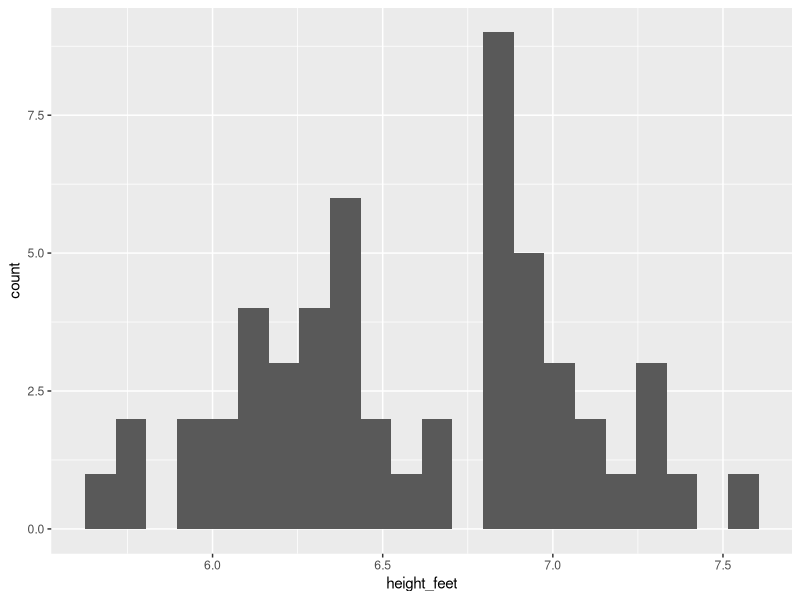
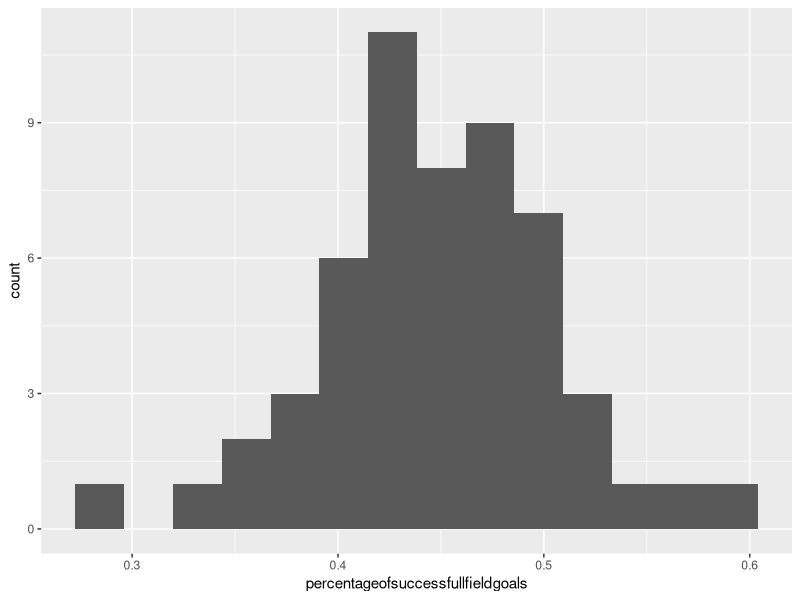
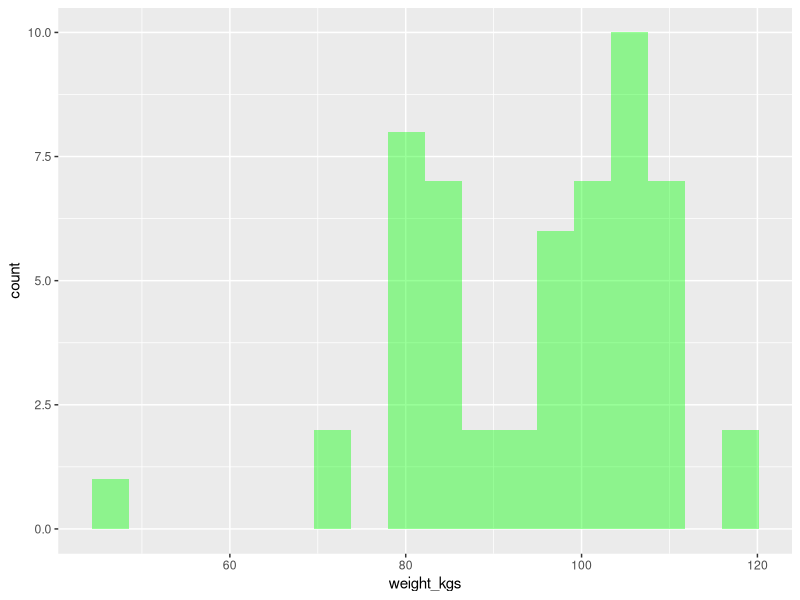
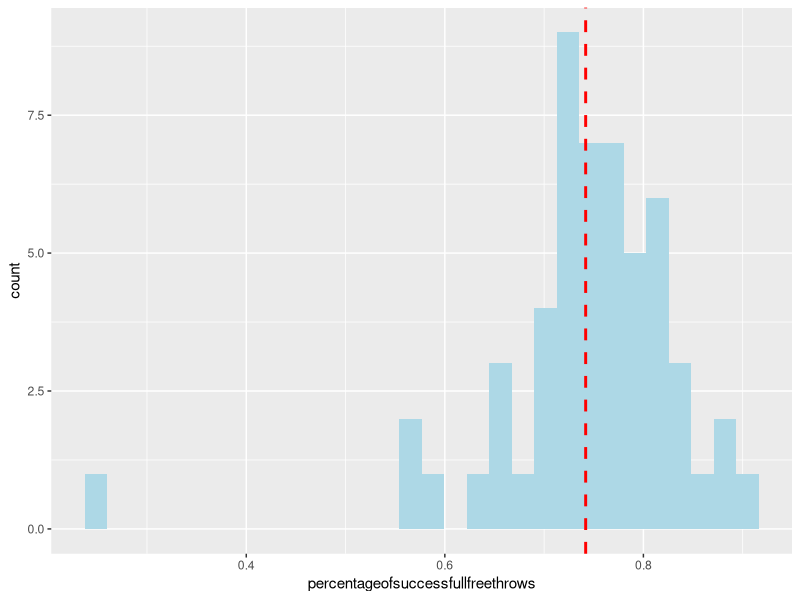
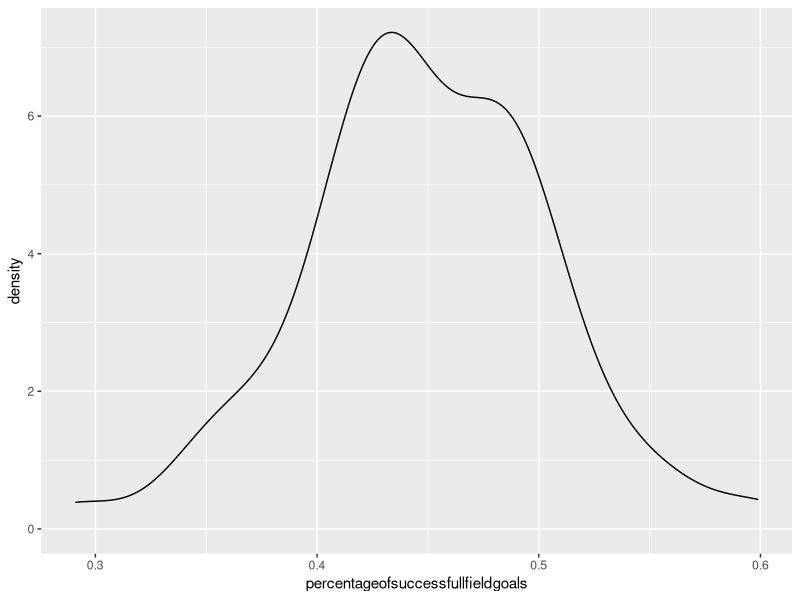
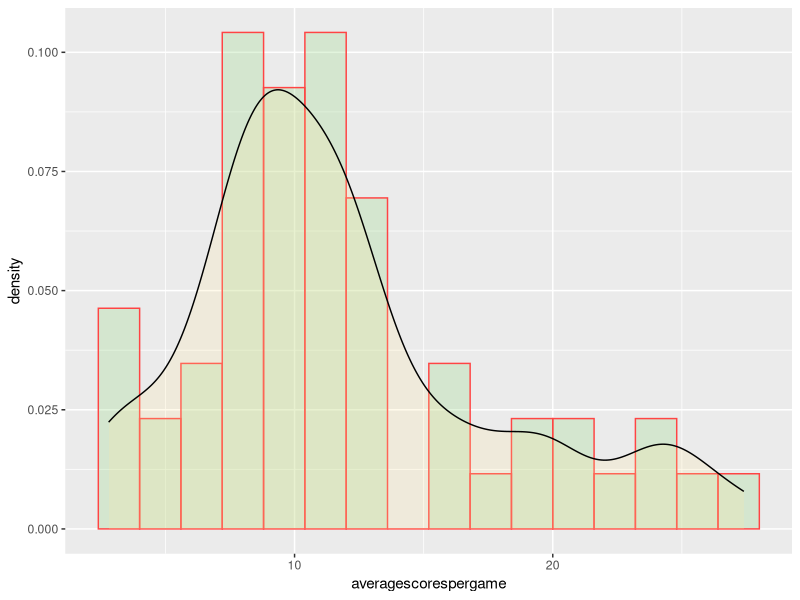
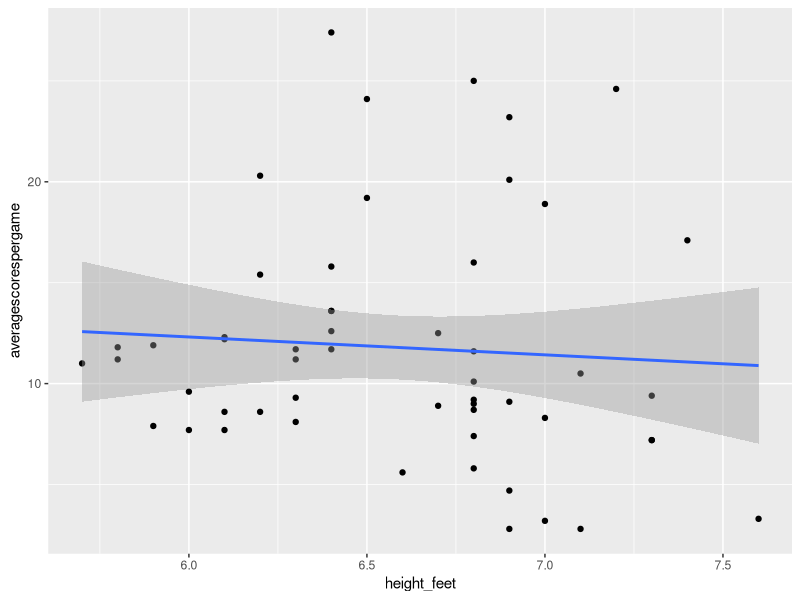

Write R code to recreate these figures, in order.
library(tidyverse)
library(dplyr)
library(boot)

# Any relationship between scoring and the height/weight?
# If you calculate the BMI, given weight and height can you tell if higher or lower BMI could have an effect on scores
# For multiple regression, we'd like to know how all these inputs contribute to average scorespergame  



# https://www.datacamp.com/community/tutorials/linear-regression-R#what
# http://www.sthda.com/english/wiki/ggplot2-histogram-plot-quick-start-guide-r-software-and-data-visualization#add-mean-line-and-density-plot-on-the-histogram
# http://www.rookie-manager.com/agri-value-chain/
# 

# read the data
nba <- read_csv("data/bbal.csv") %>%
  mutate(weight_kgs = weight_pounds / 2.204)
summary(nba)


# Discrete data is data that has a certain number of values whereas continous data is data that can take any value between 
# a certain range.
# Discrete variables have a range whereas continous doesn't.
# examples of discrete is Number of siblings, number of typos in a book, continous can be temparature, age..e.t.c.



# plot distrinution plots for each variable
# histograms
ggplot(nba, aes(height_feet)) + geom_histogram(binwidth = 0.09)
ggplot(nba, aes(percentageofsuccessfullfieldgoals)) + geom_histogram(bins = 14)
ggplot(nba, aes(weight_kgs)) + geom_histogram(bins = 18, fill="green", alpha=0.4)


# add a mean line using geom_vline()
p <- ggplot(nba, aes(percentageofsuccessfullfreethrows)) + geom_histogram(fill="lightblue") 
p + geom_vline(aes(xintercept = mean(percentageofsuccessfullfreethrows)), color = "red", linetype = "dashed", size = 1)

# Add a density plot to the histogram
ggplot(nba, aes(percentageofsuccessfullfieldgoals)) + geom_density()
ggplot(nba, aes(averagescorespergame)) + geom_histogram(binwidth = 1.6,  aes(y=..density..), color = "#ff4444", fill = "#a0db8e", alpha = 0.3) + 
  geom_density(alpha=.2, fill="#ffe99b")


# using generalised linear models
# linear regression,  
# can higher field goals contribute to av scores?
# can height contribute to higher freeshots?

# plot regression lines
ggplot(nba, aes(height_feet,averagescorespergame)) + geom_point() + geom_smooth(method = "glm", method.args = list(family = "gaussian"))

